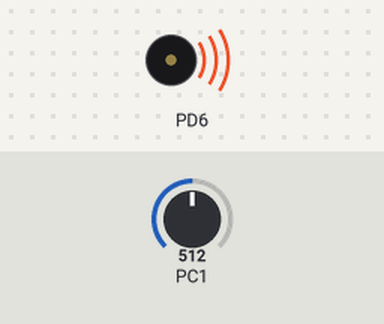
This program was run on a simulated ATmega328P, built with avr-gcc and emulated at 16 MHz. On the bench: buzzer (waves = sounding). The test bench sets the inputs (shaded band); at power-on: PC1 = 512.

Above: at 1.2 s.
1.3 s: PC1 set to 25
At 2.4 s:
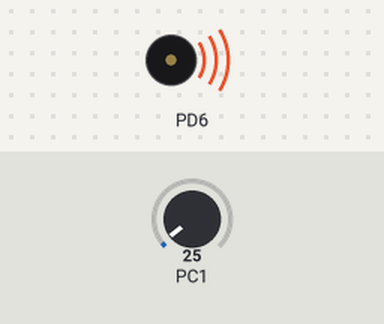
2.8 s: PC1 set to 21
At 4.0 s:
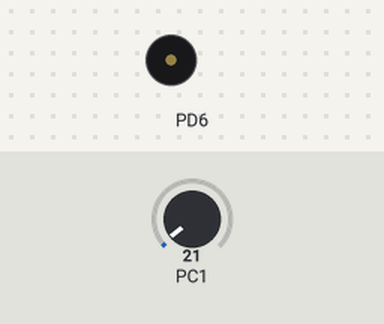
4.3 s: PC1 set to 122
At 5.2 s:
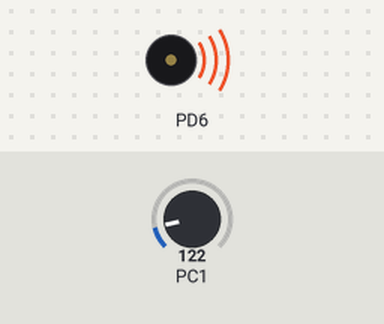
5.8 s: PC1 set to 0
At 6.3 s:
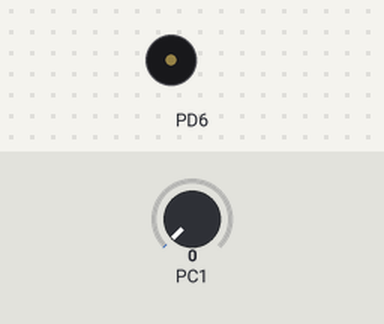
Timing chart, 0 to 8.3 s (numbered marks = the images above; inputs shaded):
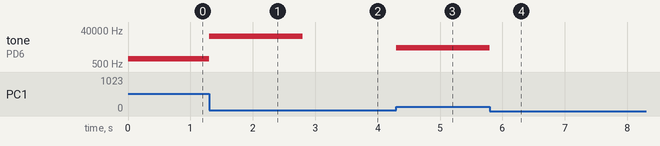

The program:

main.c
```c
/*
* stopwatch.c
*
* Created: 5/19/2017 8:00:11 PM
* Author : Brian
*/

#ifndef F_CPU
#define F_CPU 16000000UL
#endif

#include <avr/io.h>
#include <util/delay.h>
#include <avr/interrupt.h>


void InitTimer0(void)
{
	DDRD |= 1<<DDD6;

	// UNCOMMENT FOR TONE GENERATION
	TCCR0A |= (1 << COM0A0);
	TCCR0A |= (1 << WGM01);
	TCCR0B |= (1 << CS01) | (1 << CS00);

	// UNCOMMENT FOR LIGHT SENSING
	//TCCR0A |= (1 << COM0A1);
	//TCCR0A |= (1 << WGM02) | (1 << WGM01) | (1 << WGM00);
	//TCCR0B |= (1 << CS01) | (1 << CS00);
}

void init_ADC(void)
{
	DDRC &= 0x00;
	// ADLAR set to 1 ? left adjusted result in ADCH
	// MUX3:0 set to 0001 ? input voltage at ADC1
	ADMUX = (1<<MUX0) | (1<<ADLAR);
	// ADEN set to 1 ? enables the ADC circuitry
	// ADPS2:0 set to 111 ? prescalar set to 128 (104us per conversion)
	ADCSRA = (1<<ADEN) | (1<<ADPS2) | (1<<ADPS1) | (1<<ADPS0);
}

unsigned char GetADCResult(void)
{
	// Start A to D conversion
	ADCSRA |= (1<<ADSC);
	// Wait for conversion to complete
	while (ADCSRA & 1<<ADSC);
	return (ADCH);
}

int main(void)
{
	InitTimer0();
	init_ADC();

	while(1)
	{
		OCR0A = GetADCResult();
	}

	return 0;
}
```

Measured:
- the behaviour switches between 24 and 23 on PC1 (found by bisection; images 1 and 2)
- after the input at 1.3 s, tone on PD6: 969 Hz → 17857 Hz at once
- after the input at 2.8 s, tone on PD6: 17857 Hz → silent at once
- after the input at 4.3 s, tone on PD6: silent → 4032 Hz at once
- after the input at 5.8 s, tone on PD6: 4032 Hz → silent at once
